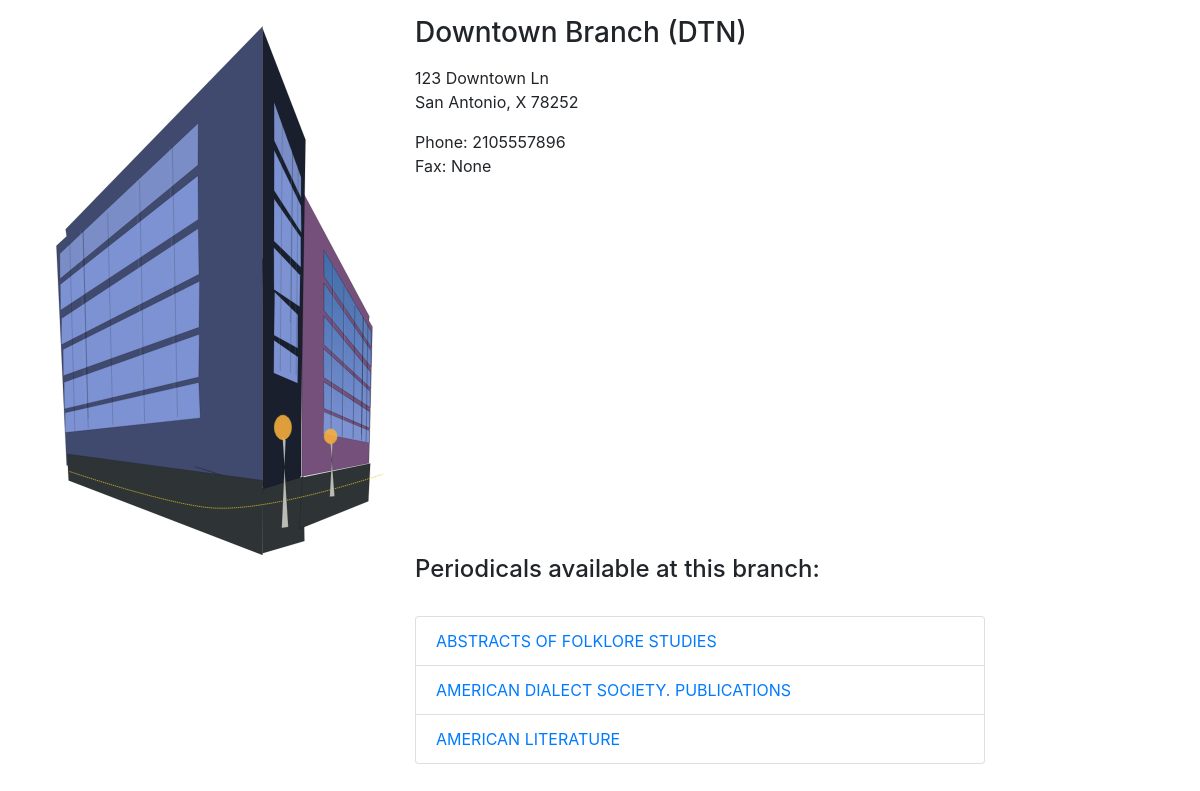
Screenshot of /branches/DTN with the database file from the repository.
### tables this page shows
CREATE TABLE BRANCHES(BID CHAR(6) PRIMARY KEY,
BNAME VARCHAR(64) UNIQUE NOT NULL,
BADDRESS VARCHAR(512),
BPHONE NUMERIC(10),
BFAX NUMERIC(10)
);

### app.py (the view)
@app.route("/branches/<bid>")
def getBranchInfo(bid):
    tempConn = sqlite3.connect("app.db")
    tempCursor = tempConn.cursor()
    bidInfo = tempCursor.execute(f"""SELECT *
        FROM BRANCHES
        WHERE BID='{bid.upper()}';""").fetchone()
    periodicals = tempCursor.execute(f"""SELECT DISTINCT PNAME
        FROM STORES_P
        WHERE BID='{bid}';""")
    return render_template("bid.html", bid=bidInfo, periodicals=periodicals)

### templates/bid.html (shortened to what this page needs)
<html>
<head>
    <link rel="stylesheet" href="https://maxcdn.bootstrapcdn.com/bootstrap/4.0.0/css/bootstrap.min.css"
>
</head>
<body>
    <div class="container-fluid">
        <div class="row">
            <div class="col-md-4">
                <img src={{ url_for('static', filename='library.svg') }} class="img-fluid"></img>
            </div>
            <div class="col-md-6">
                <p>
                <h3>{{ bid[1] }} ({{ bid[0] }})</h3>
                </p>
                <p>
                    {% set address = bid[2].split(", ", 1) %}
                    {{ address[0] }}
                    <br>
                    {{ address[1] }}
                </p>
                <p>
                    Phone: {{ bid[3] }}
                    <br>
                    Fax: {{ bid[4] }}
                </p>
            </div>
        </div>
        <div class='row'>
            <div class='col-md-4'>
            </div>
            <div class='col-md-6'>
                <h4>Periodicals available at this branch:</h4>
                <br>
                <ul class='list-group'>
                    {% for name in periodicals %}
                    <li class='list-group-item'><a href="/periodicals/{{ name[0] }}">{{ name[0] }}</a></li>
                    {% endfor %}
                </ul>
            </div>
        </div>
    </div>
</body>
</html>

### rows the page displays
BRANCHES: BNAME "Downtown Branch", BID "DTN", BPHONE "2105557896"

### other values shown
{{ address[0] }} "123 Downtown Ln"
{{ address[1] }} "San Antonio, X 78252"
{{ bid[4] }} "None"
{{ name[0] }} "ABSTRACTS OF FOLKLORE STUDIES" "AMERICAN DIALECT SOCIETY. PUBLICATIONS" "AMERICAN LITERATURE"
